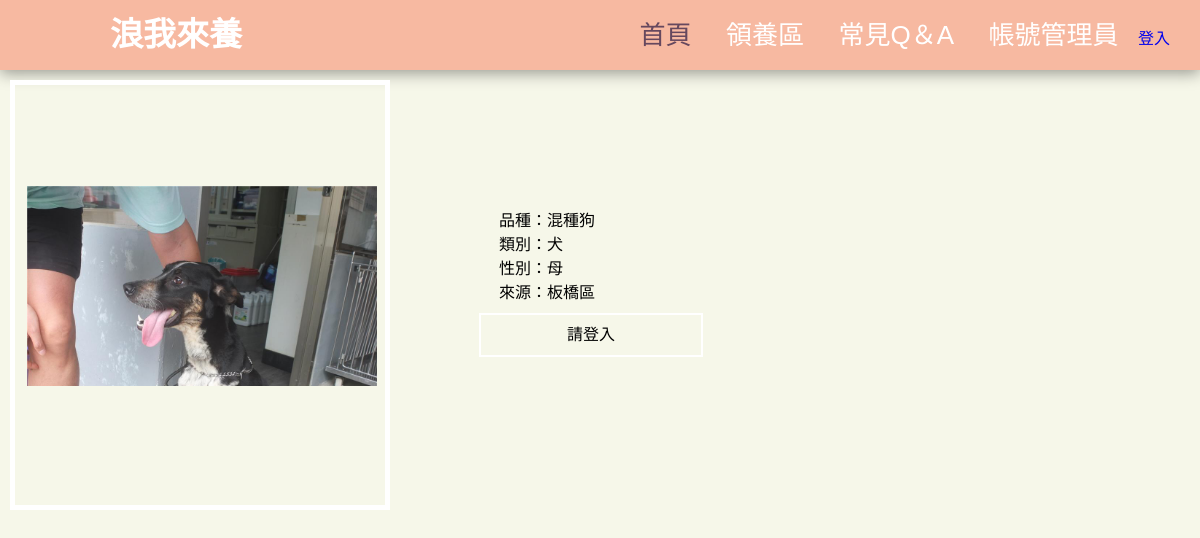
Screenshot of /petdetail.php?id=3&table=animals2 with the database file from the repository.
### tables this page shows
CREATE TABLE `animals2` (
  `ID` int(11) NOT NULL,
  `Name` varchar(20) NOT NULL,
  `Sex` enum('公','母') NOT NULL,
  `Age` int(3) NOT NULL,
  `Birthday` date NOT NULL,
  `Find_Date` datetime NOT NULL,
  `Lost` tinyint(1) NOT NULL,
  `Adobted` tinyint(1) NOT NULL,
  `Mark` varchar(100) NOT NULL,
  `Pic` varchar(50) NOT NULL
);

### petdetail.php (the view, shortened to what this page needs)
<?php
	include ('header.php');
	include("controller\connectDB.php");
	$check=true;
	if(isset($_GET["table"])){
		$id=$_GET["id"];
		$table=$_GET["table"];
		$sql_query="SELECT * FROM `$table`";
		$result=mysqli_query($db_link,$sql_query);
		while($row_result=mysqli_fetch_row($result)){
			if($id==$row_result["0"]){
				$path="pic\\".$row_result["9"];
				echo "
				<div class=\"allbox\">
					<div class=\"wrap\">
						<div class=\"box lg md\">
						<table>
						<tr>
						<td>
							<div class=\"imgBox\">
								<img src=\"$path\" alt=\"\">
							</div>
						</td>
						<td style=\"padding:100px\";>
							<div style=\"width=\"250px\"\">
									  <p>
									  ".$row_result["8"]."
									</p>";
				if(isset($_SESSION["Account"])){
					$sql_query="SELECT * FROM `user`";
					$result=mysqli_query($db_link,$sql_query);
					while($row_result=mysqli_fetch_assoc($result)){
						if($row_result["Qualification"]==0&&$row_result["Account"]==$_SESSION["Account"]){
							$check=false;
						}
					}
					if($check){
						echo "<a href=\"controller\adobt_apply.php?id=$id&table=$table\"\">領養我</a><br>";
					}else{
						echo "<a href=\"\"\">尚未審核成功 ! 還無法領養 !</a><br>";
					}
				}
				else{
					echo "<a href=\"login.php\">請登入</a><br>";
				}
				echo "
							</div>
						</div>
						</td>
						</tr>
						</table>
						";
			}
		}
	}
	?>

### rows the page displays
animals2: Pic (picture), Mark "品種：混種狗 類別：犬 性別：母 來源：板橋區"
